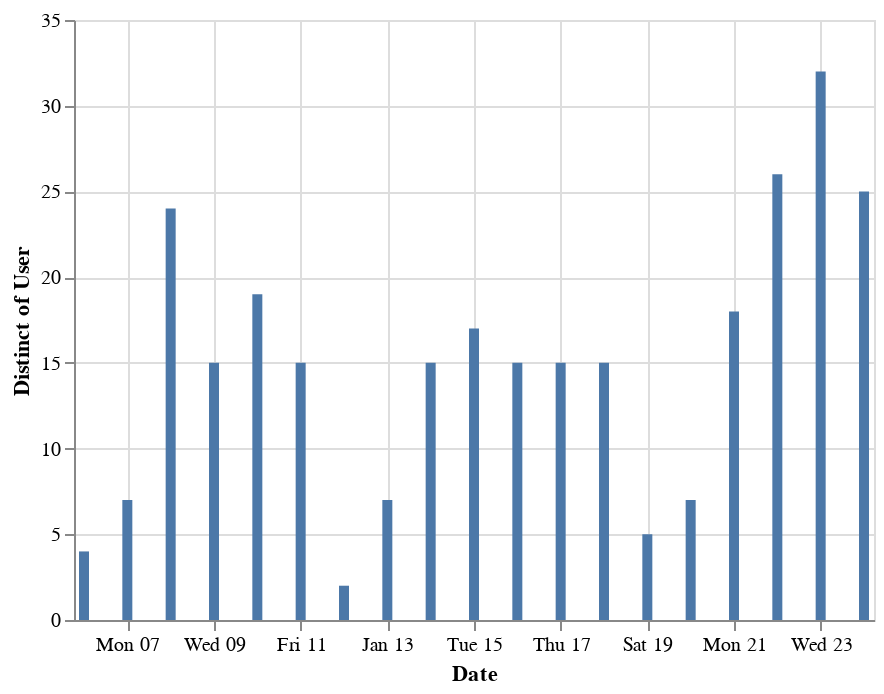

This figure's notebook cell:
### Code cell
alt.Chart(df).mark_bar().encode(
    x='Date:T',
    y='distinct(User)'
)

### Figure 1 — Vega-Lite specification as saved in the notebook (floating-point values rounded to 4 significant figures; data arrays with more than 128 entries replaced by an {"elided": "..."} marker saying what was removed)
{"$schema": "https://vega.github.io/schema/vega-lite/v2.6.0.json", "config": {"view": {"height": 300, "width": 400}}, "data": {"name": "data-1a2e053fe881c2f9cbe0b47fba9907b3"}, "datasets": {"data-1a2e053fe881c2f9cbe0b47fba9907b3": {"elided": "466 records"}}, "encoding": {"x": {"field": "Date", "type": "temporal"}, "y": {"aggregate": "distinct", "field": "User", "type": "nominal"}}, "mark": "bar"}
